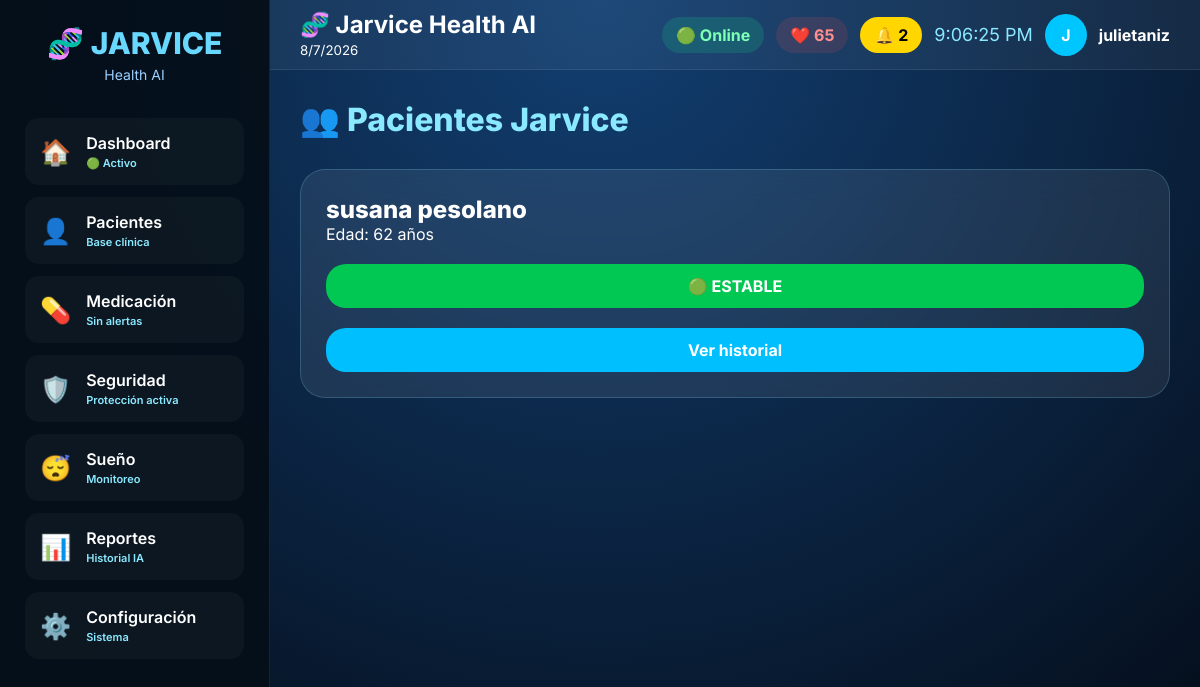
/pacientes/ (signed in), run on the app's committed database.
### mi_app_salud/models.py (models this page shows, shortened)
class Paciente(models.Model):
    SEXOS = [
        ("F", "Femenino"),
        ("M", "Masculino"),
        ("O", "Otro"),
    ]
    nombre = models.CharField(max_length=100)
    apellido = models.CharField(max_length=100)
    historia_clinica = models.CharField(
    max_length=20,
    unique=True,
    blank=True,
    null=True
)
    dni = models.CharField(
        max_length=20,
        unique=True,
        blank=True,
        null=True
    )
    edad = models.PositiveIntegerField()
    fecha_nacimiento = models.DateField(
        blank=True,
        null=True
    )
    sexo = models.CharField(
        max_length=1,
        choices=SEXOS,
        blank=True
    )
    grupo_sanguineo = models.CharField(
        max_length=5,
        blank=True
    )
    peso = models.DecimalField(
        max_digits=5,
        decimal_places=2,
        blank=True,
        null=True
    )
    altura = models.DecimalField(
        max_digits=4,
        decimal_places=2,
        blank=True,
        null=True
    )
    alergias = models.TextField(
        blank=True
    )
    enfermedades = models.TextField(
        blank=True
    )
    telefono = models.CharField(
        max_length=30,
        blank=True
    )
    direccion = models.TextField(
        blank=True
    )
    contacto_emergencia = models.CharField(
        max_length=150,
        blank=True
    )
    telefono_emergencia = models.CharField(
        max_length=30,
        blank=True
    )
    medico_cabecera = models.CharField(
        max_length=150,
        blank=True
    )
    observaciones = models.TextField(
        blank=True
    )
    fecha_creacion = models.DateTimeField(
        auto_now_add=True
    )

### mi_app_salud/views.py (the view)
@login_required
def pacientes(request):
    pacientes = Paciente.objects.all()
    datos = []
    for paciente in pacientes:
        ultimo = RegistroSalud.objects.filter(
            paciente=paciente
        ).order_by("-fecha").first()
        datos.append(
            {
                "paciente": paciente,
                "ultimo": ultimo
            }
        )
    return render(
        request,
        "mi_app_salud/pacientes.html",
        {
            "datos": datos
        }
    )

### mi_app_salud/templates/mi_app_salud/pacientes.html (shortened to what this page needs)
{% extends "mi_app_salud/base.html" %}
{% block contenido %}
<h1 class="titulo">
👥 Pacientes Jarvice
</h1>
<div class="grid">
{% for item in datos %}
<div class="card-paciente">
<div class="nombre">
{{item.paciente.nombre}}
{{item.paciente.apellido}}
</div>
<p>
Edad:
{{item.paciente.edad}}
años
</p>
{% if item.ultimo %}
{% if item.ultimo.estado == "CRITICO" %}
<div class="estado critico">
🔴 CRÍTICO
</div>
{% elif item.ultimo.estado == "DOLOR" %}
<div class="estado alerta">
🟡 ATENCIÓN
</div>
{% else %}
<div class="estado ok">
🟢 ESTABLE
</div>
{% endif %}
{% else %}
<div class="estado ok">
🟢 SIN REGISTROS
</div>
{% endif %}
<a class="btn"
href="{% url 'historial_paciente' item.paciente.id %}">
Ver historial
</a>
</div>
{% empty %}
<h2>
No hay pacientes registrados
</h2>
{% endfor %}
</div>
{% endblock %}

### mi_app_salud/templates/mi_app_salud/base.html (shortened to what this page needs)
{% load static %}
<!DOCTYPE html>
<html lang="es">
<head>
<link rel="stylesheet" href="{% static 'mi_app_salud/css/base.css' %}">
</head>
<body>
<div class="sidebar">
<div class="logo">
<h1>🧬 JARVICE</h1>
<p>Health AI</p>
</div>
<div class="menu">
<a href="/" class="menu-item">
    <span>🏠</span>
    <div>
        Dashboard
        <small>🟢 Activo</small>
    </div>
</a>
<a href="/pacientes/" class="menu-item">
    <span>👤</span>
    <div>
        Pacientes
        <small>Base clínica</small>
    </div>
</a>
<a href="/medicacion/" class="menu-item">
    <span>💊</span>
    <div>
        Medicación
        <small id="med-alerta">Sin alertas</small>
    </div>
</a>
<a href="/seguridad/" class="menu-item">
    <span>🛡️</span>
    <div>
        Seguridad
        <small>Protección activa</small>
    </div>
</a>
<a href="/sueno/" class="menu-item">
    <span>😴</span>
    <div>
        Sueño
        <small>Monitoreo</small>
    </div>
</a>
<a href="/reportes/" class="menu-item">
    <span>📊</span>
    <div>
        Reportes
        <small>Historial IA</small>
    </div>
</a>
<a href="/configuracion/" class="menu-item">
    <span>⚙️</span>
    <div>
        Configuración
        <small>Sistema</small>
    </div>
</a>
</div>
</div>
<div class="main">
<div class="topbar">
    <div>
        <h2>🧬 Jarvice Health AI</h2>
        <small id="fecha"></small>
    </div>
    <div class="usuario">
        <div class="server">
            🟢 Online
        </div>
        <div class="pulso">
            ❤️ <span id="pulsoTop">78</span>
        </div>
        <div class="alerta">
            🔔 <span id="contadorAlertas">0</span>
        </div>
        <div class="reloj" id="reloj"></div>
        <div class="avatar">
            {{ request.user.username|first|upper }}
        </div>
        <strong>
            {{ request.user.username }}
        </strong>
    </div>
</div>
<div class="contenido">
{% block contenido %}
{% endblock %}
</div>
</div>
</body>
</html>

### mi_app_salud/static/mi_app_salud/css/base.css (style rules this page uses)
* { margin:0; padding:0; box-sizing:border-box; }
body { font-family:'Inter',sans-serif; background: radial-gradient(circle at top,#153d73 0%,#081629 45%,#040b15 100%); color:white; display:flex; min-height:100vh; }
.sidebar { width:270px; background:rgba(5,15,25,.96); border-right:1px solid rgba(0,255,255,.12); display:flex; flex-direction:column; padding:25px; }
.logo { text-align:center; margin-bottom:35px; }
.logo h1 { color:#69d8ff; font-size:30px; font-weight:800; }
.logo p { color:#9ccfff; font-size:14px; margin-top:5px; }

### mi_app_salud/templates/mi_app_salud/base.html (style rules this page uses)
.menu { display:flex; flex-direction:column; gap:12px; }
.menu a { text-decoration:none; color:white; padding:15px; border-radius:14px; transition:.3s; font-weight:600; }
.main { flex:1; display:flex; flex-direction:column; }
.topbar { height:70px; background:rgba(255,255,255,.05); display:flex; align-items:center; justify-content:space-between; padding:0 30px; border-bottom:1px solid rgba(255,255,255,.08); }
.server { background:#16c78433; color:#7dffb5; padding:8px 14px; border-radius:30px; font-weight:bold; }
.pulso { background:#ff4d4d22; color:#ff9090; padding:8px 14px; border-radius:30px; font-weight:bold; }
.alerta { background:#ffd54a22; color:#ffd54a; padding:8px 14px; border-radius:30px; font-weight:bold; }
.usuario { display:flex; align-items:center; gap:12px; }
.avatar { width:42px; height:42px; border-radius:50%; background:#00c6ff; display:flex; align-items:center; justify-content:center; font-weight:bold; }
.reloj { font-size:18px; color:#8be9ff; }
.contenido { padding:30px; }
.menu-item { display:flex; align-items:center; gap:15px; color:white; padding:15px; border-radius:16px; text-decoration:none; transition:.3s; background:rgba(255,255,255,.03); }
.menu-item span { font-size:25px; }
.menu-item div { display:flex; flex-direction:column; }
.menu-item small { font-size:11px; color:#8be9ff; margin-top:3px; }

### mi_app_salud/templates/mi_app_salud/pacientes.html (style rules this page uses)
body { background: radial-gradient(circle at top,#123f72,#040b16); color:white; }
.titulo { font-size:32px; font-weight:800; color:#8be9ff; margin-bottom:30px; }
.grid { display:grid; grid-template-columns: repeat(auto-fit,minmax(280px,1fr)); gap:20px; }
.card-paciente { background: rgba(255,255,255,.08); border-radius:25px; padding:25px; border: 1px solid rgba(139,233,255,.2); backdrop-filter:blur(15px); }
.nombre { font-size:24px; font-weight:800; }
.estado { margin-top:20px; padding:12px; border-radius:20px; text-align:center; font-weight:bold; }
.ok { background:#00c853; }
.alerta { background:#ffd600; color:black; }
.btn { display:block; margin-top:20px; padding:12px; border-radius:20px; background:#00bfff; color:white; text-decoration:none; text-align:center; font-weight:bold; }

### data on the page
Paciente: paciente.nombre "susana", paciente.apellido "pesolano", paciente.edad "62"

### other printed values
{{ request.user.username|first|upper }} "J"
{{ request.user.username }} "julietaniz"
